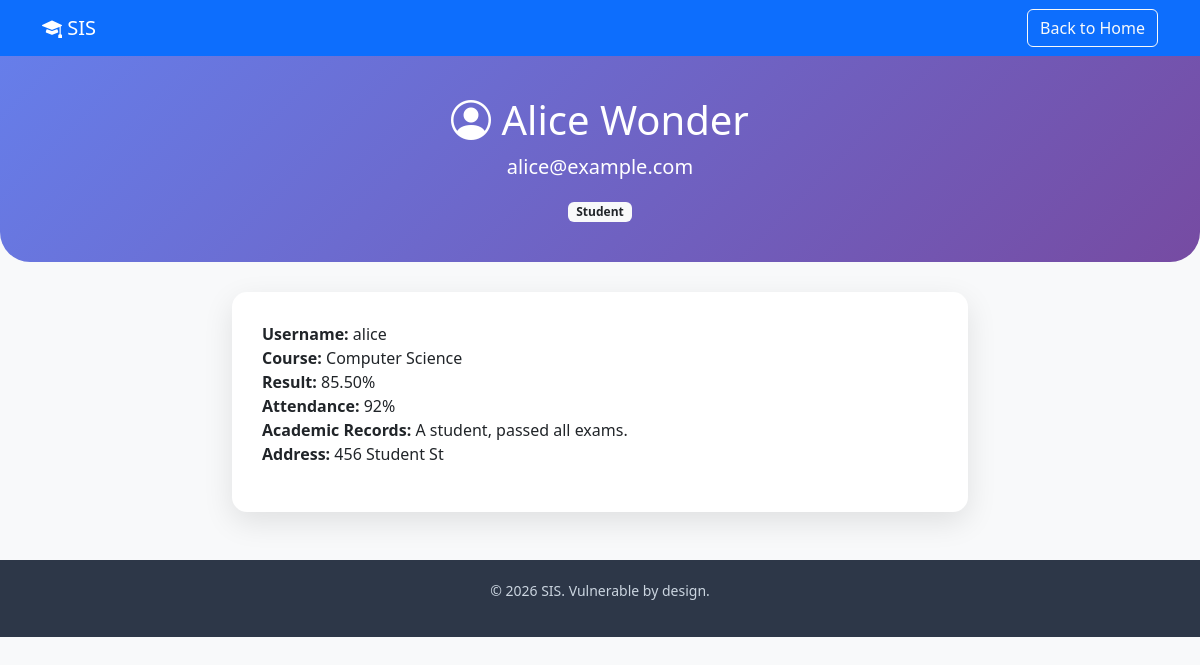
Page /student.php?id=2 on the committed database.
### tables this page shows
CREATE TABLE users (
    id INT AUTO_INCREMENT PRIMARY KEY,
    username VARCHAR(50) UNIQUE NOT NULL,
    password VARCHAR(50) NOT NULL,    
    email VARCHAR(100),
    role ENUM('student','teacher') DEFAULT 'student',
    full_name VARCHAR(100),
    address TEXT,
     
    course VARCHAR(100),
    result DECIMAL(5,2),
    attendance INT,                 
    academic_records TEXT,          
     
    department VARCHAR(100),
    course_teaches VARCHAR(100)
);

### student.php (the view, shortened to what this page needs)
<?php
include 'db.php';
$id = $_GET['id'];
$query = "SELECT * FROM users WHERE id = $id AND role='student'";
$result = mysqli_query($conn, $query);
$student = mysqli_fetch_assoc($result);
?>
<!DOCTYPE html>
<html lang="en">
<head>
    <link href="https://cdn.jsdelivr.net/npm/bootstrap@5.3.0/dist/css/bootstrap.min.css" rel="stylesheet">
    <link rel="stylesheet" href="https://cdn.jsdelivr.net/npm/bootstrap-icons@1.10.0/font/bootstrap-icons.css">
</head>
<body>
    <nav class="navbar navbar-expand-lg navbar-dark bg-primary">
        <div class="container">
            <a class="navbar-brand" href="index.php"><i class="bi bi-mortarboard-fill"></i> SIS</a>
            <div class="ms-auto">
                <a href="index.php" class="btn btn-outline-light">Back to Home</a>
            </div>
        </div>
    </nav>
    <?php if ($student): ?>
        <div class="profile-header text-center">
            <div class="container">
                <h1><i class="bi bi-person-circle"></i> <?php echo htmlspecialchars($student['full_name']); ?></h1>
                <p class="lead"><?php echo htmlspecialchars($student['email']); ?></p>
                <span class="badge bg-light text-dark">Student</span>
            </div>
        </div>
        <div class="container">
            <div class="row justify-content-center">
                <div class="col-lg-8">
                    <div class="profile-card">
                        <ul class="list-unstyled">
                            <li><strong>Username:</strong> <?php echo htmlspecialchars($student['username']); ?></li>
                            <li><strong>Course:</strong> <?php echo htmlspecialchars($student['course']); ?></li>
                            <li><strong>Result:</strong> <?php echo $student['result']; ?>%</li>
                            <li><strong>Attendance:</strong> <?php echo $student['attendance']; ?>%</li>
                            <li><strong>Academic Records:</strong> <?php echo htmlspecialchars($student['academic_records']); ?></li>
                            <li><strong>Address:</strong> <?php echo htmlspecialchars($student['address']); ?></li>
                        </ul>
                    </div>
                </div>
            </div>
        </div>
    <?php else: ?>
        <div class="container mt-5"><div class="alert alert-danger">Student not found.</div></div>
    <?php endif; ?>
    <div class="footer mt-5" style="background: #2d3748; color: #cbd5e0; padding: 20px 0; text-align: center;">
        <div class="container">
            <p class="small">&copy; 2026 SIS. Vulnerable by design.</p>
        </div>
    </div>
</body>
</html>

### student.php (style rules this page uses)
body { background: #f8f9fa; }
.profile-header { background: linear-gradient(135deg, #667eea 0%, #764ba2 100%); color: white; padding: 40px 0; border-radius: 0 0 30px 30px; margin-bottom: 30px; }
.profile-card { background: white; border-radius: 15px; box-shadow: 0 10px 30px rgba(0,0,0,0.1); padding: 30px; }

### rows in the picture
users: full_name "Alice Wonder", email "alice@example.com", username "alice", course "Computer Science", result "85.50", attendance "92", academic_records "A student, passed all exams.", address "456 Student St"
